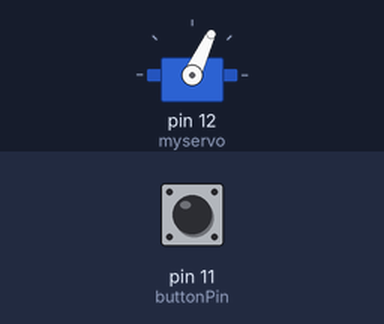
The sketch below on a simulated Arduino Uno, built with avr-gcc and run on an emulated ATmega328P. On the bench: servo. Inputs (shaded band) come from the test bench; at power-on: pin 11 (buttonPin) LOW.

Above: at 3.8 s.
3.9 s: pin 11 (buttonPin) pulled HIGH for 1.8 s
At 5.7 s:
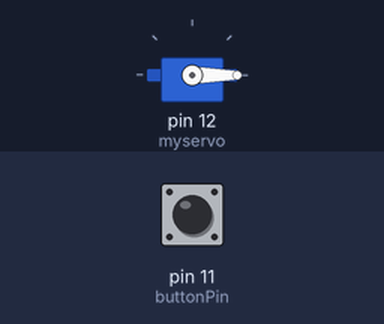
7.5 s: pin 11 (buttonPin) pulled HIGH for 3.2 s
At 12.7 s:
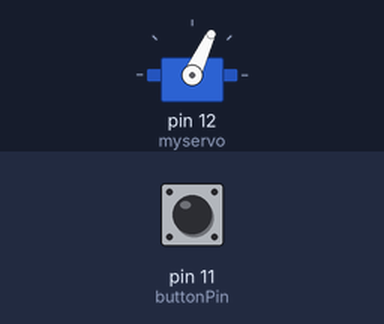
Timing chart, 0 to 14.2 s (numbered marks = the images above; inputs shaded):
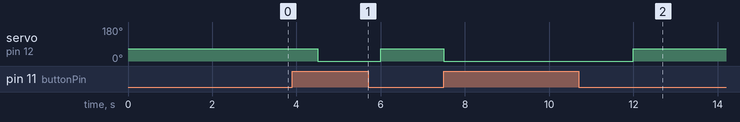

Measured:
- after the input at 3.9 s, servo on pin 12 (myservo): 65° → 0° after 0.60 s, → 65° 1.5 s later
- after the input at 7.5 s, servo on pin 12 (myservo): 65° → 0° at once, → 65° 4.5 s later

The sketch:

SERVO.ino
```cpp
#include <Servo.h>

Servo myservo; // creating myservo object
int buttonPin = 11;//set button pin
int buttonState = 0; // set buttonState

void setup()
{
  myservo.attach(12);// attach the 13 pin to servo
  pinMode(buttonPin, INPUT); // set button to input
}


void loop()
{

  buttonState = digitalRead(buttonPin); // read and save to the variable "buttonState" the actual state of button

  if (buttonState == HIGH)
  myservo.write(0);

  else
  myservo.write(65);
  delay(1500);

}
```
